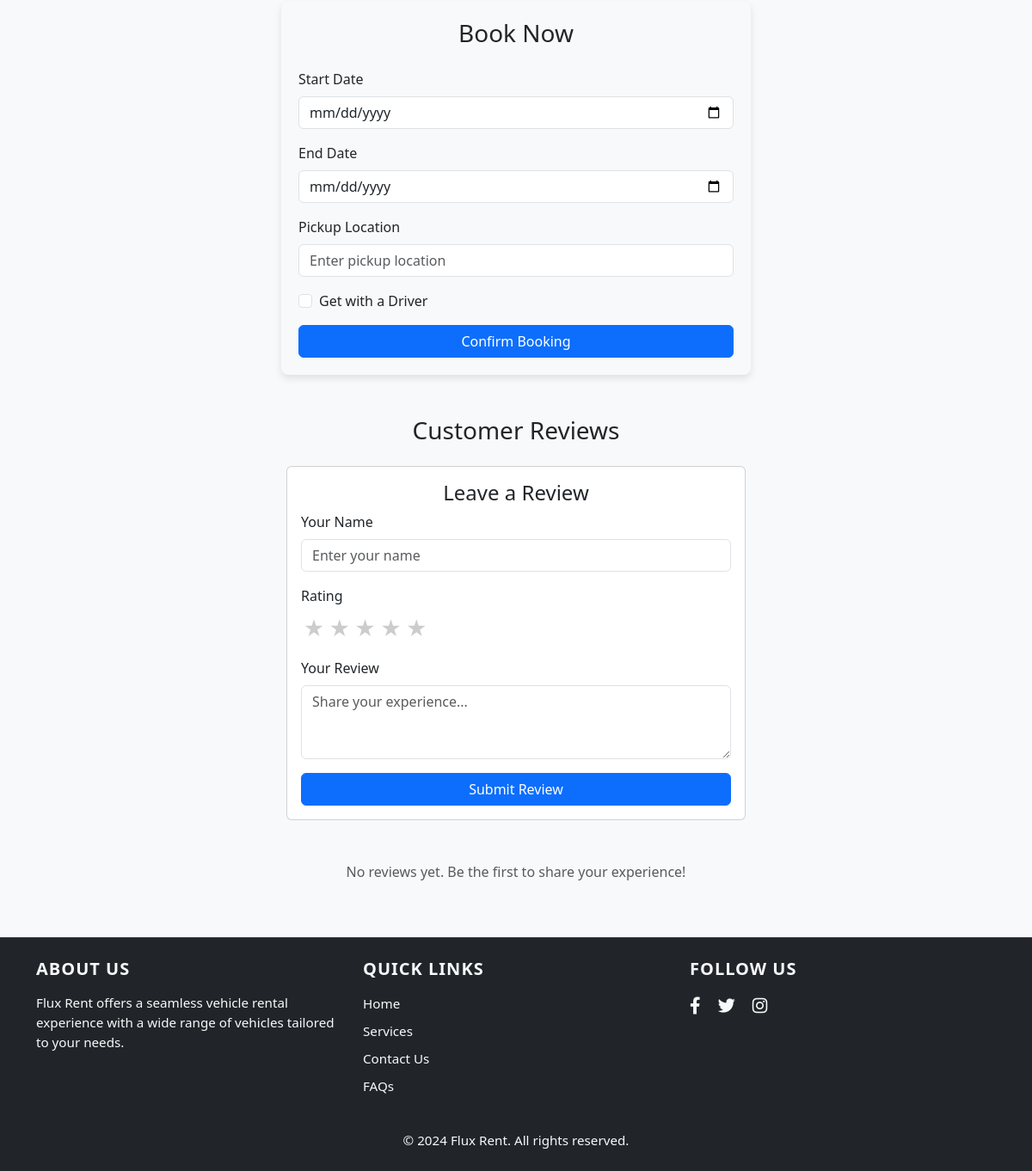
Before: /book-now.php?vehicleId=12 (lower part) with the older database file.
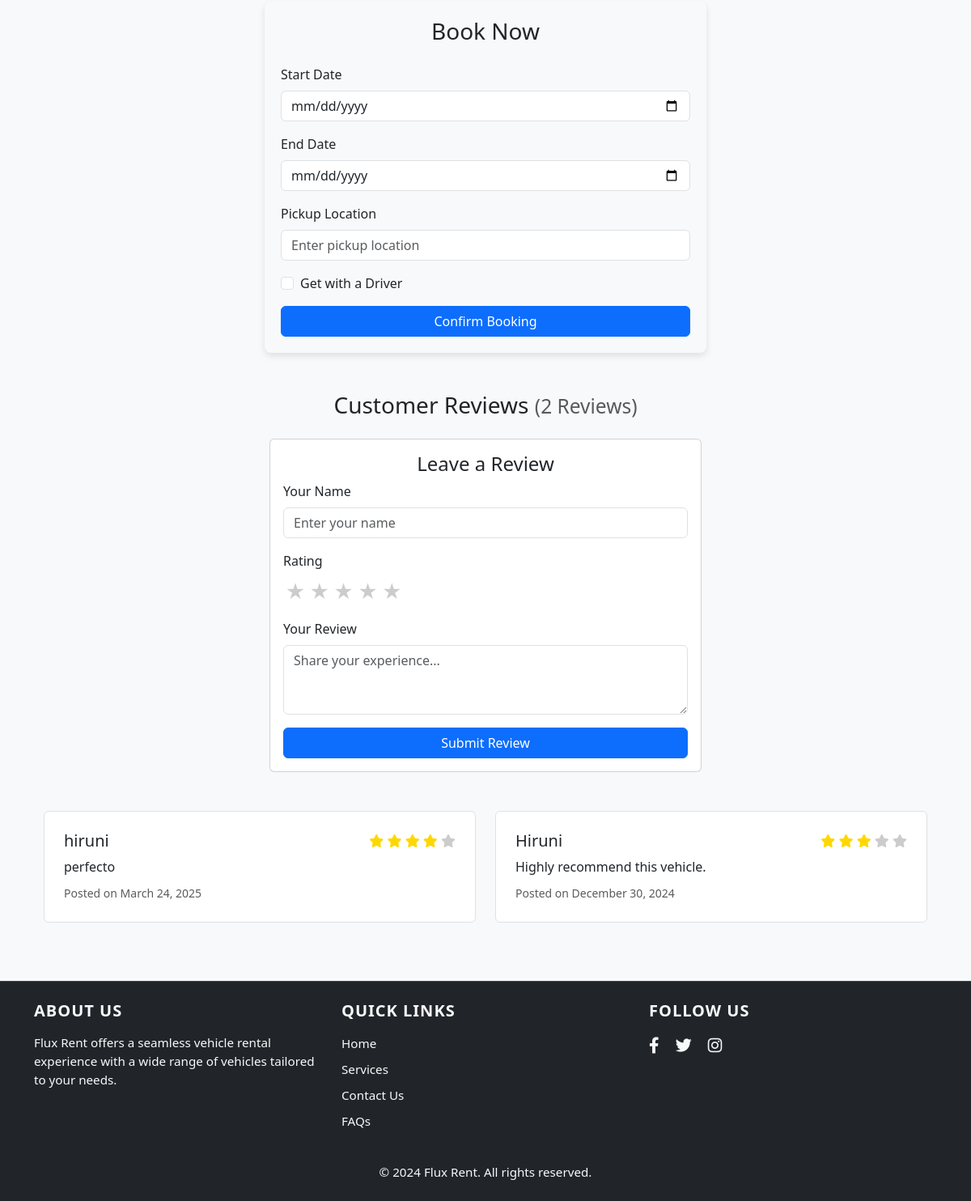
After: the same page with the newer database file.
### tables this page shows
CREATE TABLE `reviews` (
  `id` int(11) NOT NULL,
  `vehicle_id` int(11) NOT NULL,
  `customer_name` varchar(255) NOT NULL,
  `comment` text NOT NULL,
  `rating` int(11) NOT NULL CHECK (`rating` between 1 and 5),
  `created_at` timestamp NOT NULL DEFAULT current_timestamp()
);

### models/Vehicle.php (called while the page is built, shortened)
<?php
require_once 'config.php';
class Vehicle
{
    public function getVehicleWithImages($vehicleId)
    {
        $sql = "SELECT v.*, i.image_path
                FROM vehicles v
                LEFT JOIN vehicle_images i ON v.id = i.vehicle_id
                WHERE v.id = " . intval($vehicleId);
        $result = Database::search($sql);
        if ($result->num_rows > 0) {
            $vehicle = $result->fetch_assoc();
            $imagesSql = "SELECT image_path FROM vehicle_images WHERE vehicle_id = " . intval($vehicleId);
            $imagesResult = Database::search($imagesSql);
            $vehicle['images'] = [];
            while ($imageRow = $imagesResult->fetch_assoc()) {
                $vehicle['images'][] = $imageRow['image_path'];
            }
            return $vehicle;
        }
        return null;
    }
}

### models/config.php (called while the page is built, shortened)
<?php
class Database
{
    public static $connection;
    public static function setUpConnection()
    {
        if (!isset(self::$connection)) {
            self::$connection = new mysqli("localhost", "root", "", "fluxrent");
        }
    }
    public static function search($q)
    {
        $result = self::$connection->query($q);
        return $result;
    }
}

### models/Customer.php (called while the page is built, shortened)
<?php
require_once 'config.php';
class Customer
{
    public function getVehicleReviews($vehicleId) {
        try {
            $query = "SELECT * FROM reviews
                     WHERE vehicle_id = '$vehicleId'
                     ORDER BY created_at DESC";
            $result = Database::search($query);
            $reviews = [];
            while ($row = mysqli_fetch_assoc($result)) {
                $reviews[] = $row;
            }
            return $reviews;
        } catch (Exception $e) {
            return [];
        }
    }
}

### book-now.php (the view, shortened to what this page needs)
<?php
require_once 'models/Vehicle.php';
require_once 'models/Customer.php';
$vehicleId = isset($_GET['vehicleId']) ? intval($_GET['vehicleId']) : 0;
$vehicleModel = new Vehicle();
$review = new Customer();
if ($vehicleId > 0) {
    $vehicle = $vehicleModel->getVehicleWithImages($vehicleId);
    if (!$vehicle) {
        $errorMessage = "No vehicle available with this ID.";
    } else {
        $reviews = $review->getVehicleReviews($vehicle['id']);
    }
} else {
    $errorMessage = "Invalid vehicle ID.";
}
?>
<!DOCTYPE html>
<html lang="en">
<head>
    <link href="https://cdn.jsdelivr.net/npm/bootstrap@5.3.0-alpha1/dist/css/bootstrap.min.css" rel="stylesheet">
    <link href="https://cdnjs.cloudflare.com/ajax/libs/font-awesome/6.0.0-beta3/css/all.min.css" rel="stylesheet">
</head>
<body style="background-color: #f8f9fa;">
    <div class="container centered-container mt-5">
        <div class="row justify-content-center pt-5">
            <?php if (isset($errorMessage)): ?>
                <div class="alert alert-danger" role="alert">
                    <?= htmlspecialchars($errorMessage) ?>
                </div>
            <?php else: ?>
                <div class="row">
                    <div class="container d-flex justify-content-center align-items-center mt-5">
                        <div class="form-section col-12 col-md-6">
                            <h3 class="text-center mb-4">Book Now</h3>
                            <form id="bookingForm" method="POST" action="controllers/add_booking_process.php">
                                <div class="mb-3">
                                    <label for="startDate" class="form-label">Start Date</label>
                                    <input type="date" class="form-control" id="startDate" name="startDate" required>
                                </div>
                                <div class="mb-3">
                                    <label for="endDate" class="form-label">End Date</label>
                                    <input type="date" class="form-control" id="endDate" name="endDate" required>
                                </div>
                                <div class="mb-3">
                                    <label for="location" class="form-label">Pickup Location</label>
                                    <input type="text" class="form-control" id="location" name="location" placeholder="Enter pickup location" required>
                                </div>
                                <div class="mb-3 form-check">
                                    <input type="checkbox" class="form-check-input" id="withDriver" name="withDriver">
                                    <label class="form-check-label" for="withDriver">Get with a Driver</label>
                                </div>
                                <button type="submit" class="btn btn-primary w-100">Confirm Booking</button>
                            </form>
                        </div>
                    </div>
                    <div class="container mt-5">
                        <div class="row">
                            <div class="col-md-12">
                                <h3 class="text-center mb-4">
                                    Customer Reviews
                                    <?php if (!empty($reviews)): ?>
                                        <small class="text-muted">
                                            (<?= count($reviews) ?> <?= count($reviews) === 1 ? 'Review' : 'Reviews' ?>)
                                        </small>
                                    <?php endif; ?>
                                </h3>
                                <div class="row mb-5">
                                    <div class="col-md-6 offset-md-3">
                                        <div class="card">
                                            <div class="card-body">
                                                <h4 class="card-title text-center">Leave a Review</h4>
                                                <form id="reviewForm" method="POST" action="controllers/add_review_process.php">
                                                    <div class="mb-3">
                                                        <label for="customerName" class="form-label">Your Name</label>
                                                        <input type="text" class="form-control" id="customerName" name="customerName"
                                                            placeholder="Enter your name" required>
                                                    </div>
                                                    <div class="mb-3">
                                                        <label class="form-label">Rating</label>
                                                        <div class="rating-select mb-2">
                                                            <?php for ($i = 5; $i >= 1; $i--): ?>
                                                                <label for="star<?= $i ?>">★</label>
                                                            <?php endfor; ?>
                                                        </div>
                                                    </div>
                                                    <div class="mb-3">
                                                        <label for="comment" class="form-label">Your Review</label>
                                                        <textarea class="form-control" id="comment" name="comment"
                                                            rows="3" placeholder="Share your experience..." required></textarea>
                                                    </div>
                                                    <button type="submit" class="btn btn-primary w-100">Submit Review</button>
                                                </form>
                                            </div>
                                        </div>
                                    </div>
                                </div>
                                <?php if (!empty($reviews)): ?>
                                    <div class="row">
                                        <?php foreach ($reviews as $review): ?>
                                            <div class="col-md-6 mb-4">
                                                <div class="review-box p-4 border rounded">
                                                    <div class="d-flex justify-content-between align-items-center mb-2">
                                                        <h5 class="mb-0"><?= htmlspecialchars($review['customer_name']) ?></h5>
                                                        <div class="star-rating">
                                                            <?php for ($i = 1; $i <= 5; $i++): ?>
                                                                <i class="fas fa-star <?= $i <= $review['rating'] ? '' : 'star-empty' ?>"></i>
                                                            <?php endfor; ?>
                                                        </div>
                                                    </div>
                                                    <p class="mb-2"><?= htmlspecialchars($review['comment']) ?></p>
                                                    <small class="text-muted">
                                                        Posted on <?= date('F j, Y', strtotime($review['created_at'])) ?>
                                                    </small>
                                                </div>
                                            </div>
                                        <?php endforeach; ?>
                                    </div>
                                <?php else: ?>
                                    <div class="text-center">
                                        <p class="text-muted">No reviews yet. Be the first to share your experience!</p>
                                    </div>
                                <?php endif; ?>
                            </div>
                        </div>
                    </div>
                </div>
            <?php endif; ?>
        </div>
    </div>
    <?php include 'footer.php'; ?>
</body>
</html>

### footer.php (shortened to what this page needs)
<div class="position-relative">
    <footer class="bg-dark text-light mt-5 py-4">
        <div class="container">
            <div class="row text-center text-md-start">
                <div class="col-md-4 mb-4 mb-md-0">
                    <h5 class="text-uppercase mb-3">About Us</h5>
                    <p>Flux Rent offers a seamless vehicle rental experience with a wide range of vehicles tailored to your needs.</p>
                </div>
                <div class="col-md-4 mb-4 mb-md-0">
                    <h5 class="text-uppercase mb-3">Quick Links</h5>
                    <ul class="list-unstyled">
                        <li class="mb-2"><a href="#" class="text-light text-decoration-none">Home</a></li>
                        <li class="mb-2"><a href="#" class="text-light text-decoration-none">Services</a></li>
                        <li class="mb-2"><a href="contact.php" class="text-light text-decoration-none">Contact Us</a></li>
                        <li class="mb-2"><a href="#" class="text-light text-decoration-none">FAQs</a></li>
                    </ul>
                </div>
                <div class="col-md-4 mb-4 mb-md-0">
                    <h5 class="text-uppercase mb-3">Follow Us</h5>
                    <a href="#" class="text-light me-3 fs-5"><i class="fab fa-facebook-f"></i></a>
                    <a href="#" class="text-light me-3 fs-5"><i class="fab fa-twitter"></i></a>
                    <a href="#" class="text-light me-3 fs-5"><i class="fab fa-instagram"></i></a>
                </div>
            </div>
            <div class="text-center mt-4">
                <p class="mb-0">&copy; 2024 Flux Rent. All rights reserved.</p>
            </div>
        </div>
    </footer>
</div>

### book-now.php (style rules this page uses)
.form-section { background-color: #f8f9fa; padding: 20px; border-radius: 8px; box-shadow: 0 4px 8px rgba(0, 0, 0, 0.1); }
.centered-container { display: flex; justify-content: center; align-items: flex-start; }
.star-rating { color: #ffd700; }
.star-empty { color: #ccc; }
.review-box { background-color: #fff; transition: transform 0.2s; }
.rating-select { display: flex; flex-direction: row-reverse; justify-content: flex-end; }
.rating-select label { cursor: pointer; font-size: 1.5em; color: #ccc; padding: 0 0.1em; }

### footer.php (style rules this page uses)
footer { background-color: #1c1c1e; border-top: 1px solid #444; }
footer h5 { font-weight: bold; letter-spacing: 1px; }
footer p, footer a { font-size: 0.95rem; }
footer a { color: #b3b3b3; transition: color 0.3s; }
.fab { transition: transform 0.3s; }

Changed rows visible on the page:
added reviews: customer_name "hiruni", rating 4 (drawn), comment "perfecto", created_at "March 24, 2025"
added reviews: customer_name "Hiruni", rating 3 (drawn), comment "Highly recommend this vehicle.", created_at "December 30, 2024"
Other visible differences:
count($reviews): (not shown) → "2"
text no longer shown: "No reviews yet. Be the first to share your experience!"
text now shown: "( Reviews )"
